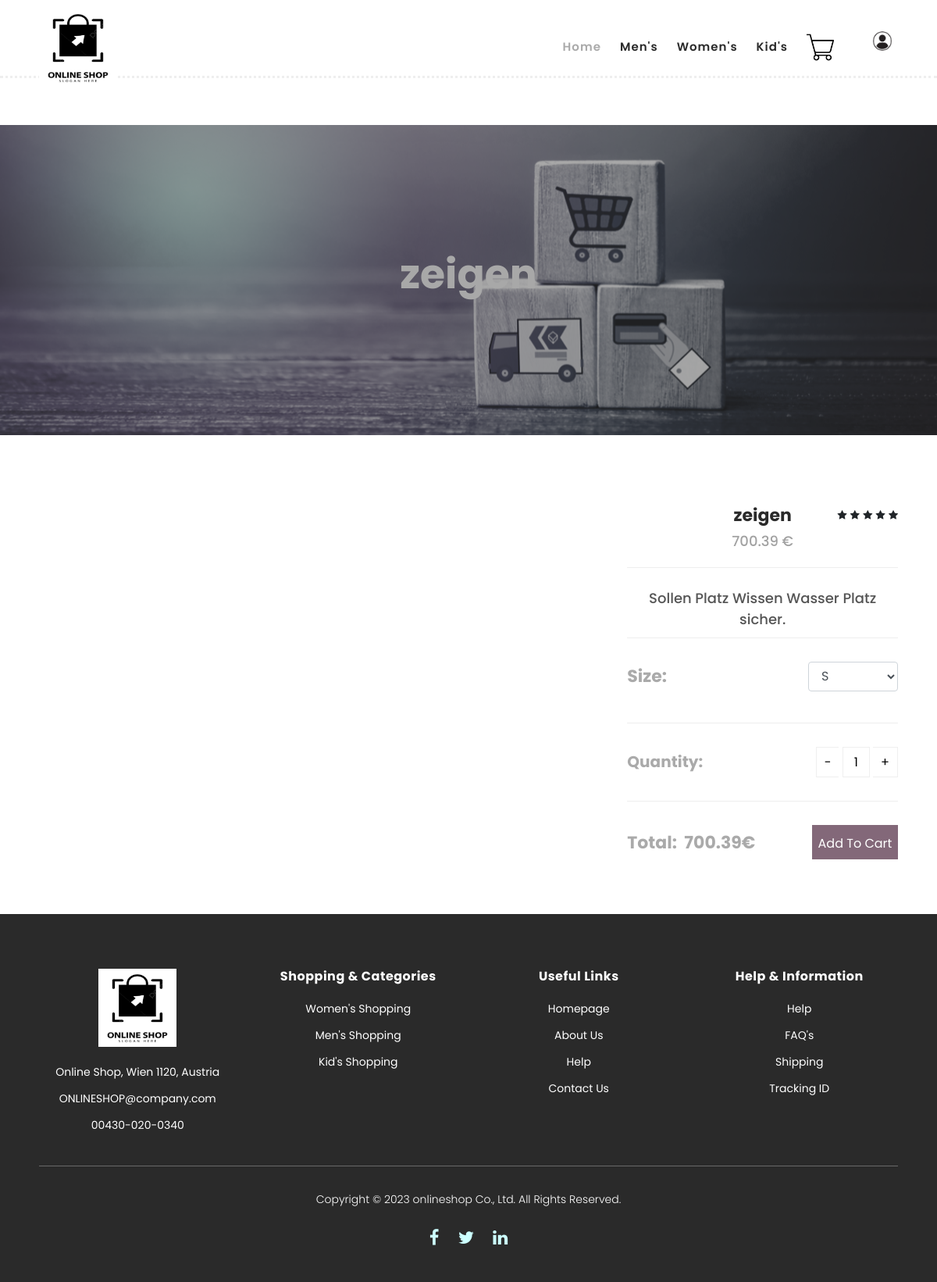
Screenshot of /single-product.html/18 (signed in) with the database file from the repository.
### lib/init_database_functions.py (models this page shows)
class ProductTable(db.Model):
    __tablename__ = "product_table"
    p_id = db.Column(db.Integer, primary_key=True)
    p_name = db.Column(db.String(255))
    p_description = db.Column(db.String(255))
    p_price = db.Column(db.String(255))
    p_gender = db.Column(db.String(255))
    p_image_url = db.Column(db.String(255))
    reviews = db.relationship("ReviewTable", backref="product", lazy=True)
    category_id = db.Column(
        db.Integer, db.ForeignKey("category_table.category_id"), nullable=False
    )
    cart_items = db.relationship("CartItemTable", backref="product", lazy=True)
    sizes = db.relationship(
        "SizeTable",
        secondary=product_size_association,
        backref="products_with_quantities",
    )

### main.py (the view)
@app.route("/single-product.html/<product_id>", methods=["GET", "POST"])
def single_product(product_id):
    product = ProductTable.query.get(product_id)
    if request.method == "GET":
        sizes_quantities = (
            db.session.query(SizeTable.size_name, product_size_association.c.quantity)
            .join(product_size_association)
            .filter(product_size_association.c.p_id == product_id)
            .all()
        )
        sizes = [
            {"name": size, "quantity": quantity} for size, quantity in sizes_quantities
        ]
    elif request.method == "POST":
        add_to_cart()
        return redirect(url_for("cart_display"))
    user_id = session.get("user_id")
    if user_id:
        user_data = CustomerTable.query.filter_by(customer_id=user_id).first()
        if user_data:
            return render_template(
                "single-product.html", user_data=user_data, product=product, sizes=sizes
            )

### templates/single-product.html (shortened to what this page needs)
{% include 'includes/header.html' %}
<div class="page-heading" id="top">
    <div class="container">
        <div class="row">
            <div class="col-lg-12">
                <div class="inner-content">
                    <h2>{{ product.p_name }}</h2>
                </div>
            </div>
        </div>
    </div>
</div>
<section class="section" id="product" data-product-id="{{product.p_id}}">
    <div class="container">
        <div class="row">
            <div class="col-lg-8">
                <div class="left-images">
                </div>
            </div>
            <div class="col-lg-4">
                <div class="right-content">
                    <h4>{{ product.p_name }}</h4>
                    <span class="price">{{ product.p_price }} €</span>
                    <ul class="stars">
                        <li><i class="fa fa-star"></i></li>
                        <li><i class="fa fa-star"></i></li>
                        <li><i class="fa fa-star"></i></li>
                        <li><i class="fa fa-star"></i></li>
                        <li><i class="fa fa-star"></i></li>
                    </ul>
                    <div class="product-description">
                        <span>{{ product.p_description }}</span>
                    </div>
                    <form id="addToCartForm" method="POST">
                        <div class="size-form-group">
                            <div class="left-content">
                                <h4>Size:</h4>
                            </div>
                            <div class="right-content">
                                <div class="select-size">
                                    <select class="form-control" id="size" name="size">
                                        {% for size in sizes %}
                                        <option value="{{ size.name }}" data-max-quantity="{{ size.quantity }}">{{
                                            size.name }}
                                        </option>
                                        {% endfor %}
                                    </select>
                                </div>
                            </div>
                        </div>
                        <div class="quantity-content">
                            <div class="left-content">
                                <h6>Quantity:</h6>
                            </div>
                            <div class="right-content">
                                <div class="quantity buttons_added">
                                    <input type="button" value="-" class="minus">
                                    <input type="number" min="1" max="" name="quantity" value="1" title="Qty"
                                        class="input-text qty text" size="4" pattern="" inputmode="">
                                    <input type="button" value="+" class="plus">
                                </div>
                            </div>
                        </div>
                        <div class="total">
                            <h4 style="display: inline;">Total: &nbsp;</h4>
                            <h4 style="display: block;" id="total_price"> {{ product.p_price }}</h4>
                            <h4 style="display: inline;">€</h4>
                            <div class="main-border-button">
                                <button type="button" onclick="addToCart()">Add To Cart</button>
                            </div>
                        </div>
                    </form>
                </div>
            </div>
        </div>
    </div>
</section>
{% include 'includes/footer.html' %}
</body>
</html>

### assets/css/add-review.css (style rules this page uses)
div.container { text-align: center; padding: 10px 20px; }

### assets/css/order_list.css (style rules this page uses)
body { background-color: #f4f4f4; font-family: 'Arial', sans-serif; }

### assets/css/onlineshop.css (style rules this page uses)
body { overflow-x: hidden; }
html, body, div, span, applet, object, iframe, h1, h2, h3, h4, h5, h6, p, blockquote, div pre, a, abbr, acronym, address, big, cite, code, del, dfn, em, font, img, ins, kbd, q, s, samp, small, strike, strong, sub, sup, tt, var, b, u, i, center, dl, dt, dd, ol, ul, li, figure, header, nav, section, article, aside, footer, figcaption { margin: 0; padding: 0; border: 0; outline: 0; }
ul, li { padding: 0; margin: 0; list-style: none; }
header, nav, section, article, aside, footer, hgroup { display: block; }
* { box-sizing: border-box; }
html, body { font-family: 'Poppins', sans-serif; font-weight: 400; background-color: #fff; font-size: 16px; -ms-text-size-adjust: 100%; -webkit-font-smoothing: antialiased; -moz-osx-font-smoothing: grayscale; }
h1, h2, h3, h4, h5, h6 { margin-top: 0px; margin-bottom: 0px; }
ul { margin-bottom: 0px; }
html, body { background: #fff; font-family: 'Poppins', sans-serif; }
.page-heading { margin-top: 160px; margin-bottom: 30px; background-image: url(../images/retail-blog-header-13.png); background-position: center center; background-size: cover; background-repeat: no-repeat; filter: brightness(70%) contrast(80%) grayscale(20%) saturate(20%); }
.page-heading .inner-content { padding: 150px 0px; text-align: center; z-index: 1; }
.page-heading .inner-content h2 { font-size: 52px; color: #ffffff; font-weight: 700; margin-bottom: 15px; }
#product { margin-top: 80px; }
#product .right-content { position: relative; z-index: 3; background-color: #fff; }
#product .right-content h4 { font-size: 22px; color: #2a2a2a; font-weight: 700; margin-bottom: 0px; }
#product .right-content span.price { font-size: 18px; color: #a1a1a1; font-weight: 500; display: block; margin-top: 5px; border-bottom: 1px solid #eee; padding-bottom: 20px; }
#product .right-content .product-description span { font-size: 18px; color: #555; font-weight: 500; display: block; }
#product .right-content ul.stars { position: absolute; right: 0; top: 0; }
#product .right-content ul.stars li { display: inline; font-size: 13px; }
#product .right-content span { font-size: 14px; color: #aaaaaa; font-weight: 500; display: block; margin-top: 25px; }
.quantity-content { margin-top: 30px; padding-top: 30px; border-top: 1px solid #eee; border-bottom: 1px solid #eee; width: 100%; padding-bottom: 30px; margin-bottom: 30px; }
.quantity-content .left-content { float: left; margin-right: 30px; }
.quantity-content .right-content { text-align: right; }
.quantity-content .left-content h6 { padding-top: 7px; font-size: 20px; font-weight: 700; color: #aaa; position: relative; z-index: 11; }
.total h4 { float: left; font-size: 20px; margin-top: 10px; color: #aaa !important; }
.total .main-border-button { text-align: right; }
.total .main-border-button button { width: 110px; height: 44px; display: inline-block; text-align: center; line-height: 44px; background-color: #411732a6; box-shadow: none; border: 1px solid transparent; color: #fff; transition: all 0.3s; }
.quantity { display: inline-block; }
.quantity .input-text.qty { width: 35px; height: 39px; padding: 0 5px; text-align: center; background-color: transparent; border: 1px solid #efefef; }
.quantity.buttons_added { text-align: left; position: relative; white-space: nowrap; vertical-align: top; }
.quantity.buttons_added input { display: inline-block; margin: 0; vertical-align: top; box-shadow: none; }
.quantity.buttons_added .minus, .quantity.buttons_added .plus { padding: 7px 10px 8px; height: 39px; background-color: #ffffff; border: 1px solid #efefef; cursor: pointer; }
.quantity.buttons_added .minus { border-right: 0; }
.quantity.buttons_added .plus { border-left: 0; }
.size-form-group { display: flex; align-items: center; justify-content: space-between; margin-top: 10px; padding-top: 30px; border-top: 1px solid #eee; width: 100%; padding-bottom: 10px; margin-bottom: 10px; }
.size-form-group .left-content h4 { font-size: 20px; font-weight: 700; color: #aaa !important; }
.size-form-group .right-content .select-size select { width: 115px; }

### rows the page displays
ProductTable: p_name "zeigen", p_price "700.39", p_description "Sollen Platz Wissen Wasser Platz sicher."

### other values shown
form field size "S"
